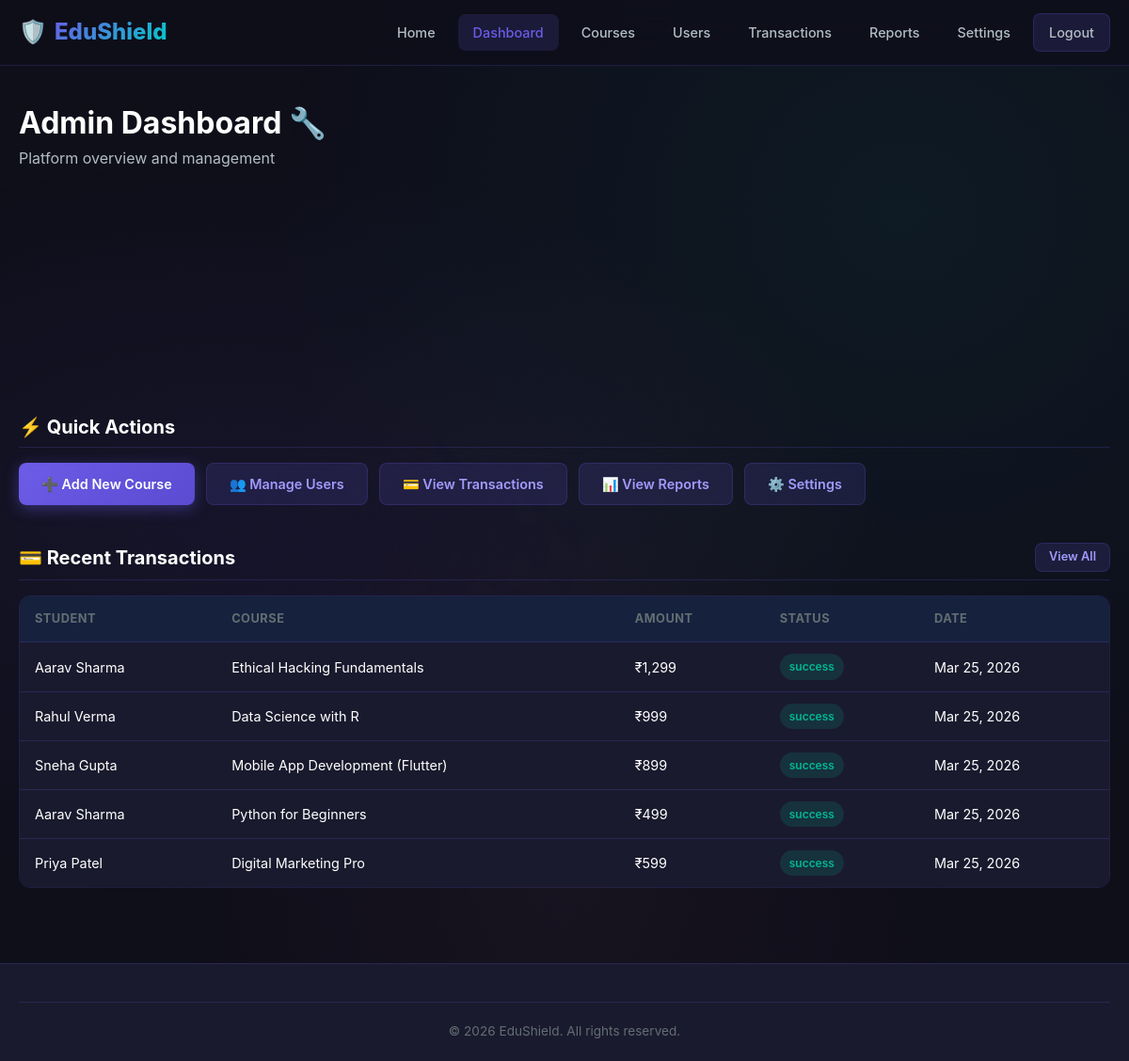
Page /admin/dashboard.php (signed in) on the committed database.
### tables this page shows
CREATE TABLE IF NOT EXISTS payments (
    id INT AUTO_INCREMENT PRIMARY KEY,
    user_id INT NOT NULL,
    course_id INT NOT NULL,
    amount DECIMAL(10,2) NOT NULL,
    status ENUM('pending', 'success', 'failed') NOT NULL DEFAULT 'pending',
    payment_date TIMESTAMP DEFAULT CURRENT_TIMESTAMP,
    FOREIGN KEY (user_id) REFERENCES users(id) ON DELETE CASCADE,
    FOREIGN KEY (course_id) REFERENCES courses(id) ON DELETE CASCADE
);

CREATE TABLE IF NOT EXISTS users (
    id INT AUTO_INCREMENT PRIMARY KEY,
    name VARCHAR(100) NOT NULL,
    email VARCHAR(150) NOT NULL UNIQUE,
    password VARCHAR(255) NOT NULL,
    role ENUM('student', 'admin') NOT NULL DEFAULT 'student',
    created_at TIMESTAMP DEFAULT CURRENT_TIMESTAMP
);

CREATE TABLE IF NOT EXISTS courses (
    id INT AUTO_INCREMENT PRIMARY KEY,
    title VARCHAR(200) NOT NULL,
    description TEXT NOT NULL,
    price DECIMAL(10,2) NOT NULL DEFAULT 0.00,
    category VARCHAR(100) NOT NULL,
    instructor VARCHAR(100) NOT NULL,
    thumbnail VARCHAR(255) DEFAULT 'default_course.png',
    video_url VARCHAR(255) DEFAULT '',
    created_at TIMESTAMP DEFAULT CURRENT_TIMESTAMP
);

### includes/functions.php (called while the page is built, shortened)
<?php
require_once __DIR__ . '/db.php';
function e($string) {
    return htmlspecialchars($string, ENT_QUOTES, 'UTF-8');
}
function getRecentTransactions($limit = 5) {
    global $conn;
    $stmt = $conn->prepare("SELECT p.*, u.name as user_name, c.title as course_title
                            FROM payments p
                            JOIN users u ON p.user_id = u.id
                            JOIN courses c ON p.course_id = c.id
                            ORDER BY p.payment_date DESC LIMIT ?");
    $stmt->bind_param("i", $limit);
    $stmt->execute();
    $result = $stmt->get_result();
    $transactions = [];
    while ($row = $result->fetch_assoc()) {
        $transactions[] = $row;
    }
    return $transactions;
}

### admin/dashboard.php (the view, shortened to what this page needs)
<?php
require_once '../includes/functions.php';
$recentTransactions = getRecentTransactions(5);
?>
<!DOCTYPE html>
<html lang="en">
<head>
    <link rel="stylesheet" href="../css/style.css">
</head>
<body>
<nav class="navbar">
    <div class="container">
        <a href="/edushield/" class="logo"><span>🛡️</span><span>EduShield</span></a>
        <div class="nav-links">
            <a href="/edushield/">Home</a>
            <a href="/edushield/admin/dashboard.php" class="active">Dashboard</a>
            <a href="/edushield/admin/manage_courses.php">Courses</a>
            <a href="/edushield/admin/manage_users.php">Users</a>
            <a href="/edushield/admin/transactions.php">Transactions</a>
            <a href="/edushield/admin/reports.php">Reports</a>
            <a href="/edushield/admin/settings.php">Settings</a>
            <a href="/edushield/logout.php" class="btn btn-secondary btn-sm">Logout</a>
        </div>
    </div>
</nav>
<main>
    <section class="dashboard">
        <div class="container">
            <div class="dashboard-header">
                <h1>Admin Dashboard 🔧</h1>
                <p>Platform overview and management</p>
            </div>
            <div class="stats-grid">
            </div>
            <div class="dash-section">
                <h3 class="dash-section-title">⚡ Quick Actions</h3>
                <div style="display: flex; gap: 12px; flex-wrap: wrap;">
                    <a href="/edushield/admin/manage_courses.php" class="btn btn-primary">➕ Add New Course</a>
                    <a href="/edushield/admin/manage_users.php" class="btn btn-secondary">👥 Manage Users</a>
                    <a href="/edushield/admin/transactions.php" class="btn btn-secondary">💳 View Transactions</a>
                    <a href="/edushield/admin/reports.php" class="btn btn-secondary">📊 View Reports</a>
                    <a href="/edushield/admin/settings.php" class="btn btn-secondary">⚙️ Settings</a>
                </div>
            </div>
            <div class="dash-section">
                <h3 class="dash-section-title">
                    💳 Recent Transactions
                    <a href="/edushield/admin/transactions.php" class="btn btn-secondary btn-sm">View All</a>
                </h3>
                <?php if (empty($recentTransactions)): ?>
                    <div class="empty-state"><p>No transactions yet.</p></div>
                <?php else: ?>
                    <div class="table-container">
                        <table class="data-table">
                            <thead>
                                <tr>
                                    <th>Student</th>
                                    <th>Course</th>
                                    <th>Amount</th>
                                    <th>Status</th>
                                    <th>Date</th>
                                </tr>
                            </thead>
                            <tbody>
                                <?php foreach ($recentTransactions as $t): ?>
                                    <tr>
                                        <td><?php echo e($t['user_name']); ?></td>
                                        <td><?php echo e($t['course_title']); ?></td>
                                        <td>₹<?php echo number_format($t['amount'], 0); ?></td>
                                        <td><span class="badge badge-success"><?php echo e($t['status']); ?></span></td>
                                        <td><?php echo date('M d, Y', strtotime($t['payment_date'])); ?></td>
                                    </tr>
                                <?php endforeach; ?>
                            </tbody>
                        </table>
                    </div>
                <?php endif; ?>
            </div>
        </div>
    </section>
</main>
<footer class="footer">
    <div class="container">
        <div class="footer-bottom">
            <p>&copy; <?php echo date('Y'); ?> EduShield. All rights reserved.</p>
        </div>
    </div>
</footer>
</body>
</html>

### rows in the picture
payments: user.name "Aarav Sharma", course.title "Ethical Hacking Fundamentals", amount "1,299", status "success", payment_date "Mar 25, 2026"
payments: user.name "Rahul Verma", course.title "Data Science with R", amount "999", status "success", payment_date "Mar 25, 2026"
payments: user.name "Sneha Gupta", course.title "Mobile App Development (Flutter)", amount "899", status "success", payment_date "Mar 25, 2026"
payments: user.name "Aarav Sharma", course.title "Python for Beginners", amount "499", status "success", payment_date "Mar 25, 2026"
payments: user.name "Priya Patel", course.title "Digital Marketing Pro", amount "599", status "success", payment_date "Mar 25, 2026"
